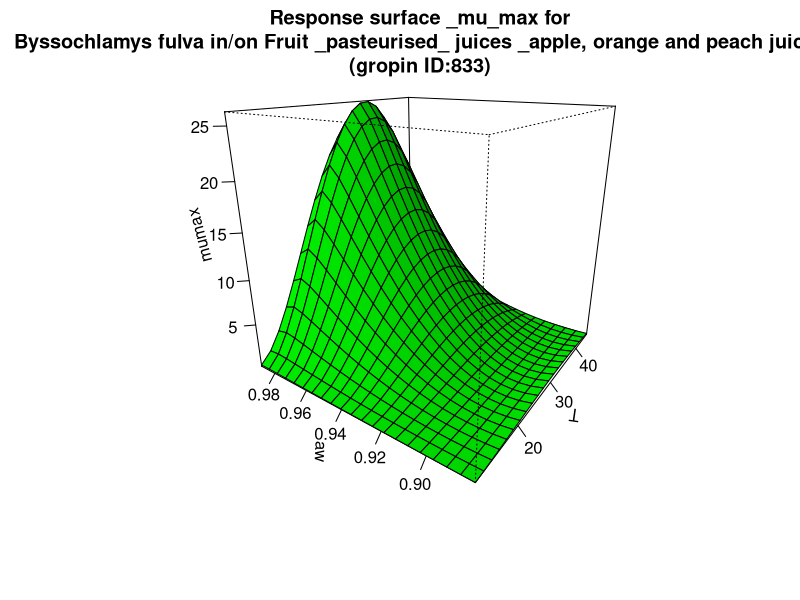

Write R code to recreate this figure.
#############################
# start of Parameter script
#############################
T <- seq(10.01,44.955044955045,length.out=21)
aw <- seq(0.88088,0.989010989010989,length.out=21)
#############################
# end of Parameter script
#############################
############################# 
# start of Model script Gropin ID 833 
#############################
 
# constant coefficients for this model
 
variables <- data.frame(T,aw)
argumentsPar <- unique.data.frame(expand.grid(variables))
 
# heart of the model
response_surface <- function(T,aw) {
   mumax <-26.37*((((T-9.11)^2)*(T-46.45))/((32.11-9.11)*((32.11-9.11)*(T-32.11)-(32.11-46.45)*(32.11+9.11-2*T))))*((((aw-0.893)^2)*(aw-0.993))/((0.985-0.893)*((0.985-0.893)*(aw-0.985)-(0.985-0.993)*(0.985+0.893-2*aw))))

	return(mumax=mumax)
} 

# output parameters
responseSurface <- cbind(argumentsPar,response_surface(argumentsPar['T'],argumentsPar['aw']))
colnames(responseSurface) <- c(colnames(argumentsPar),'mumax')
#############################
# End of Model script
#############################
############################# 
# start of Visualisation script Gropin ID 833 
#############################
titleText <-'Response surface _mu_max for
Byssochlamys fulva in/on Fruit _pasteurised_ juices _apple, orange and peach juice_
(gropin ID:833)'
persp(T,aw,matrix(unlist(responseSurface$'mumax'),nrow=21),col = 'green',xlab='T',ylab='aw',zlab='mumax',main=titleText,theta=305,phi=20,shade=0.25,ticktype = 'detailed')
#############################
# End of Visualisation script
#############################
